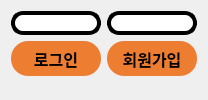
            <widget class="QWidget" name="notLogin">
             <layout class="QFormLayout" name="formLayout">
              <item row="4" column="0">
               <widget class="QPushButton" name="login">
                <property name="enabled">
                 <bool>true</bool>
                </property>
                <property name="sizePolicy">
                 <sizepolicy hsizetype="Preferred" vsizetype="Fixed">
                  <horstretch>0</horstretch>
                  <verstretch>0</verstretch>
                 </sizepolicy>
                </property>
                <property name="minimumSize">
                 <size>
                  <width>90</width>
                  <height>35</height>
                 </size>
                </property>
                <property name="maximumSize">
                 <size>
                  <width>90</width>
                  <height>16777215</height>
                 </size>
                </property>
                <property name="sizeIncrement">
                 <size>
                  <width>0</width>
                  <height>0</height>
                 </size>
                </property>
                <property name="font">
                 <font>
                  <family>나눔고딕</family>
                  <pointsize>12</pointsize>
                  <weight>75</weight>
                  <bold>true</bold>
                 </font>
                </property>
                <property name="autoFillBackground">
                 <bool>false</bool>
                </property>
                <property name="styleSheet">
                 <string notr="true">QPushButton {
background-color: rgb(237, 125, 49);
border-radius: 17px;
}
QPushButton:hover{
background-color: rgb(197, 197, 197);
}
</string>
                </property>
                <property name="text">
                 <string>로그인</string>
                </property>
                <property name="iconSize">
                 <size>
                  <width>20</width>
                  <height>20</height>
                 </size>
                </property>
                <property name="autoRepeatDelay">
                 <number>300</number>
                </property>
               </widget>
              </item>
              <item row="4" column="1">
               <widget class="QPushButton" name="join">
                <property name="sizePolicy">
                 <sizepolicy hsizetype="Preferred" vsizetype="Fixed">
                  <horstretch>0</horstretch>
                  <verstretch>0</verstretch>
                 </sizepolicy>
                </property>
                <property name="minimumSize">
                 <size>
                  <width>90</width>
                  <height>35</height>
                 </size>
                </property>
                <property name="maximumSize">
                 <size>
                  <width>90</width>
                  <height>16777215</height>
                 </size>
                </property>
                <property name="font">
                 <font>
                  <family>나눔고딕</family>
                  <pointsize>12</pointsize>
                  <weight>75</weight>
                  <bold>true</bold>
                 </font>
                </property>
                <property name="autoFillBackground">
                 <bool>false</bool>
                </property>
                <property name="styleSheet">
                 <string notr="true">QPushButton {
background-color: rgb(237, 125, 49);
border-radius: 17px;
}

QPushButton:hover{
background-color: rgb(197, 197, 197);
}</string>
                </property>
                <property name="text">
                 <string>회원가입</string>
                </property>
               </widget>
              </item>
              <item row="3" column="0">
               <widget class="QLineEdit" name="pw">
                <property name="sizePolicy">
                 <sizepolicy hsizetype="Preferred" vsizetype="Fixed">
                  <horstretch>0</horstretch>
                  <verstretch>0</verstretch>
                 </sizepolicy>
                </property>
                <property name="minimumSize">
                 <size>
                  <width>90</width>
                  <height>20</height>
                 </size>
                </property>
                <property name="maximumSize">
                 <size>
                  <width>90</width>
                  <height>16777215</height>
                 </size>
                </property>
                <property name="styleSheet">
                 <string notr="true">border-style: solid;
border-width: 4px;
border-color: rgb(0, 0, 0);
border-radius: 12px;</string>
                </property>
               </widget>
              </item>
              <item row="3" column="1">
               <widget class="QLineEdit" name="id">
                <property name="sizePolicy">
                 <sizepolicy hsizetype="Preferred" vsizetype="Fixed">
                  <horstretch>0</horstretch>
                  <verstretch>0</verstretch>
                 </sizepolicy>
                </property>
                <property name="minimumSize">
                 <size>
                  <width>90</width>
                  <height>20</height>
                 </size>
                </property>
                <property name="maximumSize">
                 <size>
                  <width>90</width>
                  <height>16777215</height>
                 </size>
                </property>
                <property name="styleSheet">
                 <string notr="true">border-style: solid;
border-color: rgb(0, 0, 0);
border-width: 4px;
border-radius: 12px;</string>
                </property>
               </widget>
              </item>
             </layout>
            </widget>
